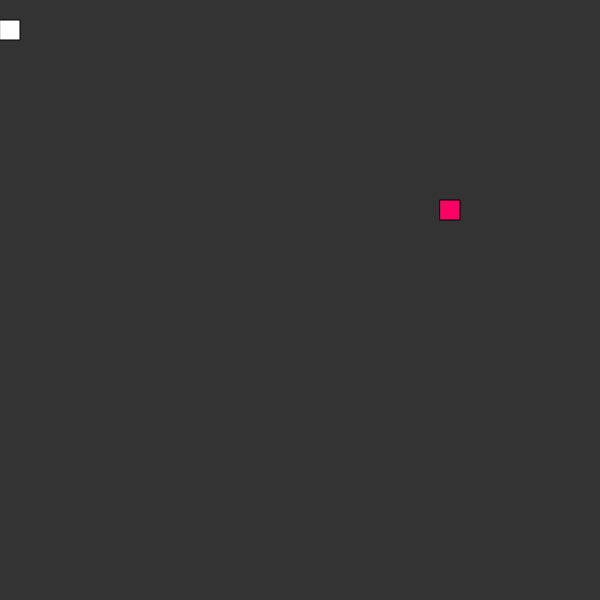
Frame 1 (no input)
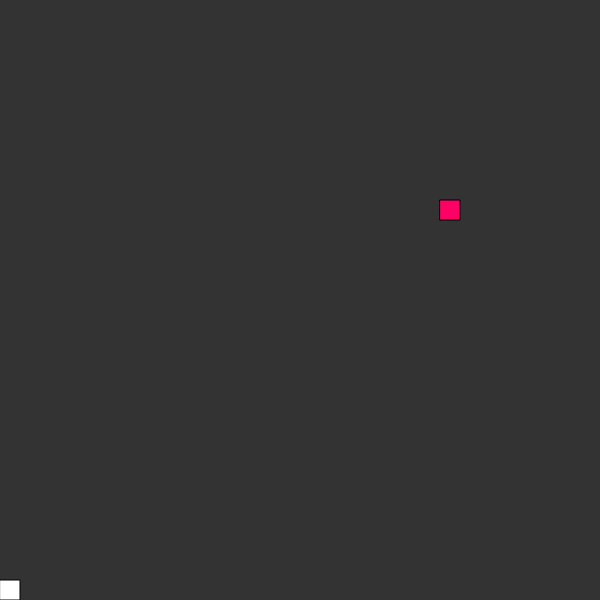
Frame 60 (no input)
Frame 120 (the mouse pressed at the canvas centre since frame 60): identical to frame 60, image omitted

The p5.js sketch that drew these frames (run headless with seeded random() and noise() and a simulated clock; from frame 60 on, the mouse is pressed at the canvas centre):

// p5.js sketch
// ── sketch.js
var s;
var scl = 20;
var food;


function setup() {
    createCanvas(600, 600);
    s = new Snake();
    frameRate(24);
    pickLocation();
}

function pickLocation() {
    var cols = floor(random(width/scl));
    var rows = floor(random(height/scl));
    food = createVector(floor(random(width/scl)), floor(random(height/scl)));
    food.mult(scl);
}

function mousePressed() {
    s.total++;
}

function draw() {
    background(51);
    s.death();
    s.update();
    s.show();

    if (s.eat(food)) {
        pickLocation();
    }
    //does order matter?
    fill(255, 0, 100);
    rect(food.x, food.y, scl, scl);
}

function keyPressed() {
    switch(keyCode) {
        case UP_ARROW: 
            s.dir(0, -1);
            break;
        case DOWN_ARROW: 
            s.dir(0, 1);
            break;
        case LEFT_ARROW: 
            s.dir(-1, 0);
            break;
        case RIGHT_ARROW: 
            s.dir(1, 0);
            break;       
        default:
            break; 
    }
}
// ── snake.js
function Snake() {
    this.x = 0;
    this.y = 0;
    this.xspeed = 0;
    this.yspeed = 1;
    this.total = 0;
    this.tail = [];

    this.dir = function(x, y) {
        //disable move backward.
        if (this.xspeed + x === 0 || this.yspeed + y === 0) return;
        this.xspeed = x;
        this.yspeed = y;
    }

    this.death = function() {
        for (var i = 0; i < this.tail.length; i++) {
            var pos = this.tail[i];
            var d = dist(this.x, this.y, pos.x, pos.y);
            if (d < 1) {
                this.total = 0;
                this.tail = [];
            }
        }
    }


    this.update = function() {
        if (this.total === this.tail.length) {
            for (var i = 0; i < this.tail.length-1; i++) {
                this.tail[i] = this.tail[i+1];
            }
        }
        this.tail[this.total-1] = createVector(this.x, this.y);
        this.x += this.xspeed*scl;
        this.y += this.yspeed*scl;

        this.x = constrain(this.x, 0, width - scl);
        this.y = constrain(this.y, 0, height - scl);

    }

    this.show = function() {
        fill(255);
        for (var i = 0; i < this.tail.length; i++) {
            rect(this.tail[i].x, this.tail[i].y, scl, scl);
        }
        rect(this.x, this.y, scl, scl);
    }

    this.eat = function(food) {
        //dis or exact same position
        var d = dist(this.x, this.y, food.x, food.y);
        if (d < 1) {
            this.total++;
        }
        return d < 1;
    }

    /*
    * improvement
    * edge detection   
    */
}
